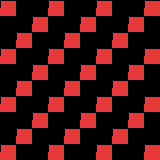

Rendered tile map (Tiled .tmx) drawn with the repository's tilesets; below, a short description and the full map source, tile grids included:
An orthogonal 10x10 tile map with 16x16 px tiles, 1 tile layer (Ground).

<map version="1.10" tiledversion="1.12.0" orientation="orthogonal" renderorder="right-down" width="10" height="10" tilewidth="16" tileheight="16" infinite="0" nextlayerid="2" nextobjectid="1">
 <tileset firstgid="1" name="world_tiles" tilewidth="16" tileheight="16" tilecount="32" columns="8">
  <image source="../tiles.png" width="128" height="64" />
 </tileset>
 <layer id="1" name="Ground" width="10" height="10">
  <data encoding="csv">
1,0,0,1,0,0,1,0,0,1,
0,0,1,0,0,1,0,0,1,0,
0,1,0,0,1,0,0,1,0,0,
1,0,0,1,0,0,1,0,0,1,
0,0,1,0,0,1,0,0,1,0,
0,1,0,0,1,0,0,1,0,0,
1,0,0,1,0,0,1,0,0,1,
0,0,1,0,0,1,0,0,1,0,
0,1,0,0,1,0,0,1,0,0,
1,0,0,1,0,0,1,0,0,1
</data>
 </layer>
</map>
